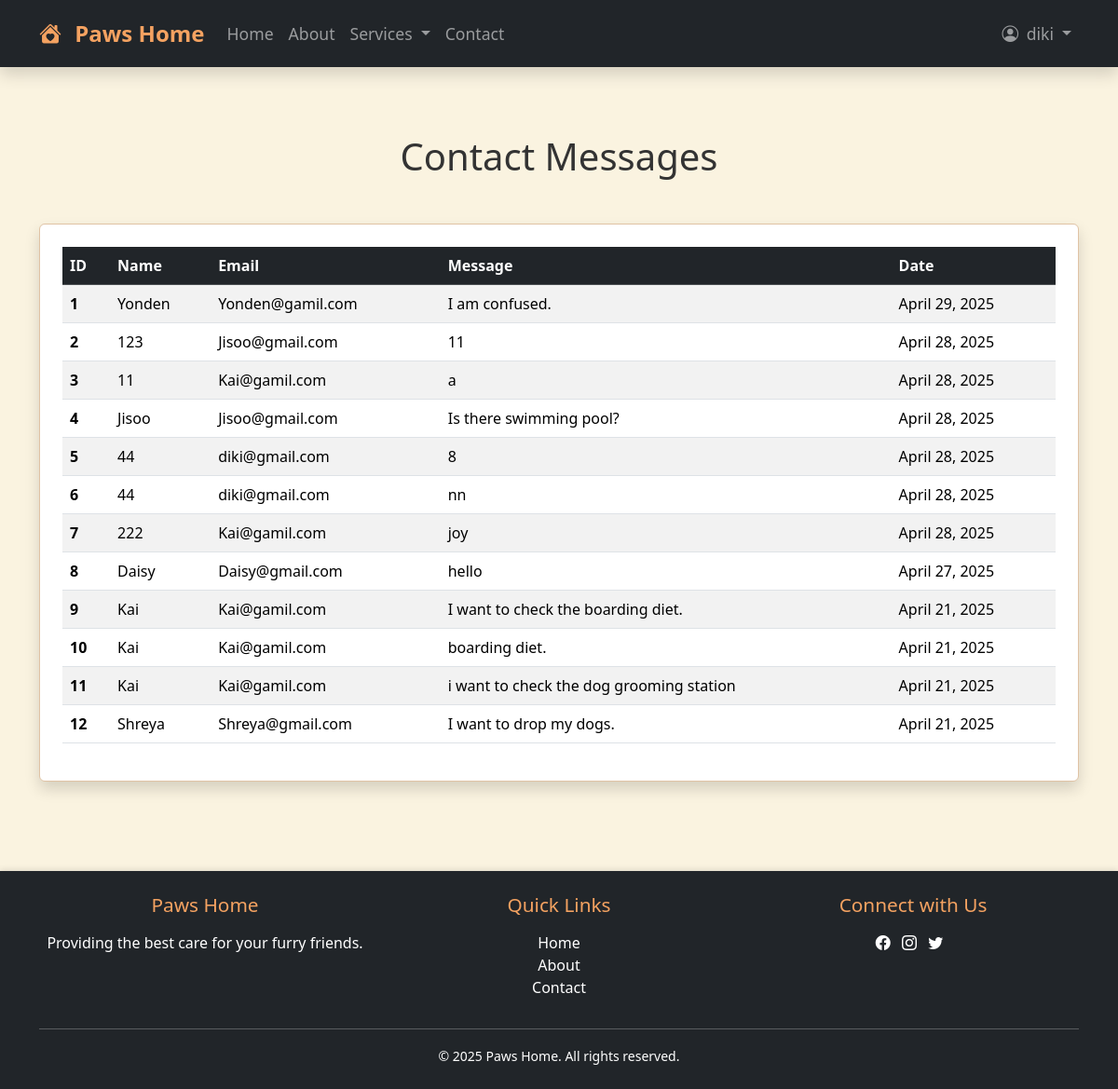
Screenshot of /adminpanel/contacts/ (signed in) with the database file from the repository.
### home/models.py (models this page shows)
class Contact(models.Model):
    name = models.CharField(max_length=122)
    email = models.CharField(max_length=122)
    message = models.TextField()
    date = models.DateField(default=timezone.now)

### home/decorators.py (the view)
    def wrapper(request, *args, **kwargs):
        if not request.user.is_authenticated:
            messages.info(request, "You must be logged in to access this page.")
            return redirect('signin')  # Name of your login URL
        return view_func(request, *args, **kwargs)

### home/views.py (called while the page is built)
@custom_login_required
@user_passes_test(lambda u: u.is_staff)
def contact_admin_view(request):
    contacts = Contact.objects.all().order_by('-date')
    return render(request, 'contact_admin.html', {'contacts': contacts})

### templates/contact_admin.html (shortened to what this page needs)
{% extends "base.html" %}
{% block body %}
{% load static %}
<link rel="stylesheet" type="text/css" href="{% static 'css/contactus.css' %}">
<div class="container my-5">
    <h1 class="text-center mb-5">Contact Messages</h1>
    <div class="table-responsive contact-card p-4 bg-white rounded shadow">
        <table class="table table-striped">
            <thead class="table-dark">
                <tr>
                    <th scope="col">ID</th>
                    <th scope="col">Name</th>
                    <th scope="col">Email</th>
                    <th scope="col">Message</th>
                    <th scope="col">Date</th>
                </tr>
            </thead>
            <tbody>
                {% for contact in contacts %}
                <tr>
                    <th scope="row">{{ forloop.counter }}</th>
                    <td>{{ contact.name }}</td>
                    <td>{{ contact.email }}</td>
                    <td>{{ contact.message|truncatewords:20 }}</td>
                    <td>{{ contact.date }}</td>
                </tr>
                {% empty %}
                <tr>
                    <td colspan="5" class="text-center">No contact messages found.</td>
                </tr>
                {% endfor %}
            </tbody>
        </table>
    </div>
</div>
{% endblock body %}

### templates/base.html (shortened to what this page needs)
<!doctype html>
<html lang="en">
  <head>
    {% load static %}
    <link href="https://cdn.jsdelivr.net/npm/bootstrap@5.3.3/dist/css/bootstrap.min.css" rel="stylesheet">
    <link rel="stylesheet" href="https://cdn.jsdelivr.net/npm/bootstrap-icons@1.11.1/font/bootstrap-icons.css">
    <link rel="stylesheet" type="text/css" href="{% static 'css/base.css' %}">
  </head>
  <body>
    <nav class="navbar navbar-expand-lg bg-dark navbar-dark sticky-top shadow">
      <div class="container">
        <a class="navbar-brand fw-bold" href="{% url 'home' %}">
          <i class="bi bi-house-heart-fill me-2"></i> Paws Home
        </a>
        <div class="collapse navbar-collapse" id="mainNav">
          <ul class="navbar-nav me-auto">
            <li class="nav-item">
              <a class="nav-link {% if request.path == '/' %}active{% endif %}" href="{% url 'home' %}">Home</a>
            </li>
            <li class="nav-item">
              <a class="nav-link {% if request.path == '/about/' %}active{% endif %}" href="{% url 'about' %}">About</a>
            </li>
            <li class="nav-item dropdown">
              <a class="nav-link dropdown-toggle {% if '/services/' in request.path %}active{% endif %}"
                 href="#" id="servicesDropdown" role="button" data-bs-toggle="dropdown">
                Services
              </a>
            </li>
            <li class="nav-item">
              <a class="nav-link {% if request.path == '/contact/' %}active{% endif %}" href="{% url 'contact' %}">Contact</a>
            </li>
          </ul>
          <ul class="navbar-nav">
            {% if user.is_authenticated %}
              <li class="nav-item dropdown">
                <a class="nav-link dropdown-toggle" href="#" id="userDropdown" role="button" data-bs-toggle="dropdown">
                  <i class="bi bi-person-circle me-1"></i> {{ user.username }}
                </a>
              </li>
            {% endif %}
          </ul>
        </div>
      </div>
    </nav>
    {% block body %}{% endblock body %}
    <footer class="bg-dark text-white py-4 mt-5">
      <div class="container text-center">
        <div class="row">
          <div class="col-md-4">
            <h5>Paws Home</h5>
            <p>Providing the best care for your furry friends.</p>
          </div>
          <div class="col-md-4">
            <h5>Quick Links</h5>
            <ul class="list-unstyled">
              <li><a href="{% url 'home' %}" class="text-white">Home</a></li>
              <li><a href="{% url 'about' %}" class="text-white">About</a></li>
              <li><a href="{% url 'contact' %}" class="text-white">Contact</a></li>
            </ul>
          </div>
          <div class="col-md-4">
            <h5>Connect with Us</h5>
            <a href="#" class="text-white me-2"><i class="bi bi-facebook"></i></a>
            <a href="#" class="text-white me-2"><i class="bi bi-instagram"></i></a>
            <a href="#" class="text-white me-2"><i class="bi bi-twitter"></i></a>
          </div>
        </div>
        <hr>
        <div class="text-center">
          <small>© 2025 Paws Home. All rights reserved.</small>
        </div>
      </div>
    </footer>
  </body>
</html>

### static/css/base.css (style rules this page uses)
body { font-family: 'Segoe UI', Tahoma, Geneva, Verdana, sans-serif; background-color: #faf3e0; color: #333; }
.navbar { padding: 0.8rem 1rem; box-shadow: 0 4px 6px rgba(0, 0, 0, 0.1); }
.navbar-brand { font-size: 1.5rem; font-weight: bold; color: #f4a261 !important; }
.navbar-nav .nav-link { font-size: 1.1rem; padding: 0.5rem 1rem; transition: color 0.3s ease-in-out; }
html, body { height: 100%; margin: 0; display: flex; flex-direction: column; }
footer { background-color: #343a40; color: white; padding: 2rem 1rem; text-align: center; margin-top: auto; box-shadow: 0 -2px 6px rgba(0, 0, 0, 0.1); }
footer h5 { font-size: 1.3rem; margin-bottom: 1rem; color: #f4a261; }
footer a { color: white; text-decoration: none; transition: color 0.3s ease-in-out; }

### static/css/contactus.css (style rules this page uses)
:root { --primary-color: #d2691e; --background-color: #faf3e0; --card-shadow: 0 4px 8px rgba(0,0,0,0.1); }
body { font-family: 'Segoe UI', Tahoma, Geneva, Verdana, sans-serif; background-color: var(--background-color); color: #333; }
.contact-card { background-color: #ffffff; border: 1px solid #e0c3a5; padding: 2rem; border-radius: 8px; box-shadow: var(--card-shadow); }

### rows the page displays
Contact: name "Yonden", email "Yonden@gamil.com", message "I am confused.", date "April 29, 2025"
Contact: name "123", email "Jisoo@gmail.com", message "11", date "April 28, 2025"
Contact: name "11", email "Kai@gamil.com", message "a", date "April 28, 2025"
Contact: name "Jisoo", email "Jisoo@gmail.com", message "Is there swimming pool?", date "April 28, 2025"
Contact: name "44", email "diki@gmail.com", message "8", date "April 28, 2025"
Contact: name "44", email "diki@gmail.com", message "nn", date "April 28, 2025"
Contact: name "222", email "Kai@gamil.com", message "joy", date "April 28, 2025"
Contact: name "Daisy", email "Daisy@gmail.com", message "hello", date "April 27, 2025"
Contact: name "Kai", email "Kai@gamil.com", message "I want to check the boarding diet.", date "April 21, 2025"
Contact: name "Kai", email "Kai@gamil.com", message "boarding diet.", date "April 21, 2025"
Contact: name "Kai", email "Kai@gamil.com", message "i want to check the dog grooming station", date "April 21, 2025"
Contact: name "Shreya", email "Shreya@gmail.com", message "I want to drop my dogs.", date "April 21, 2025"

### other values shown
{{ user.username }} "diki"
